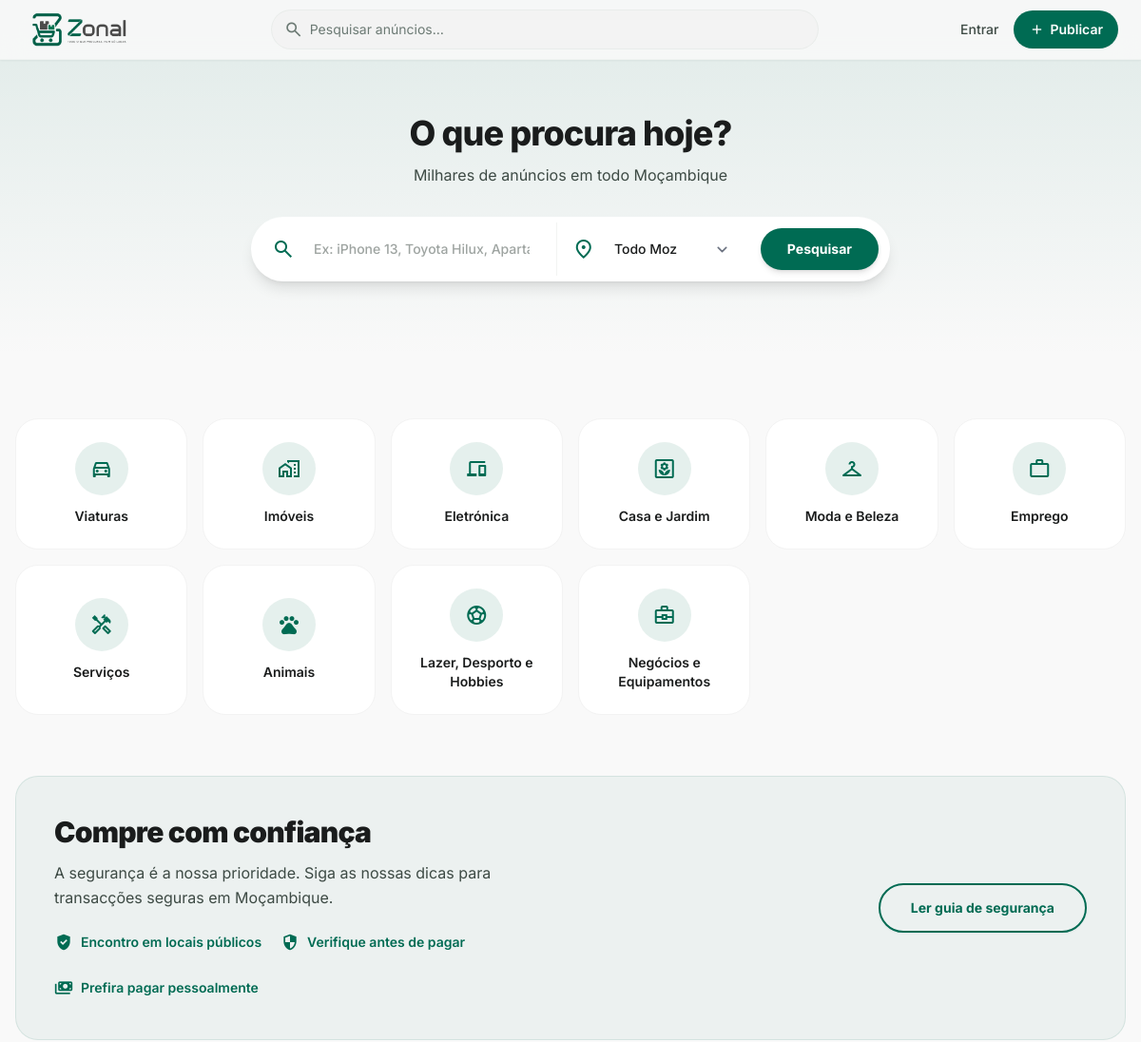
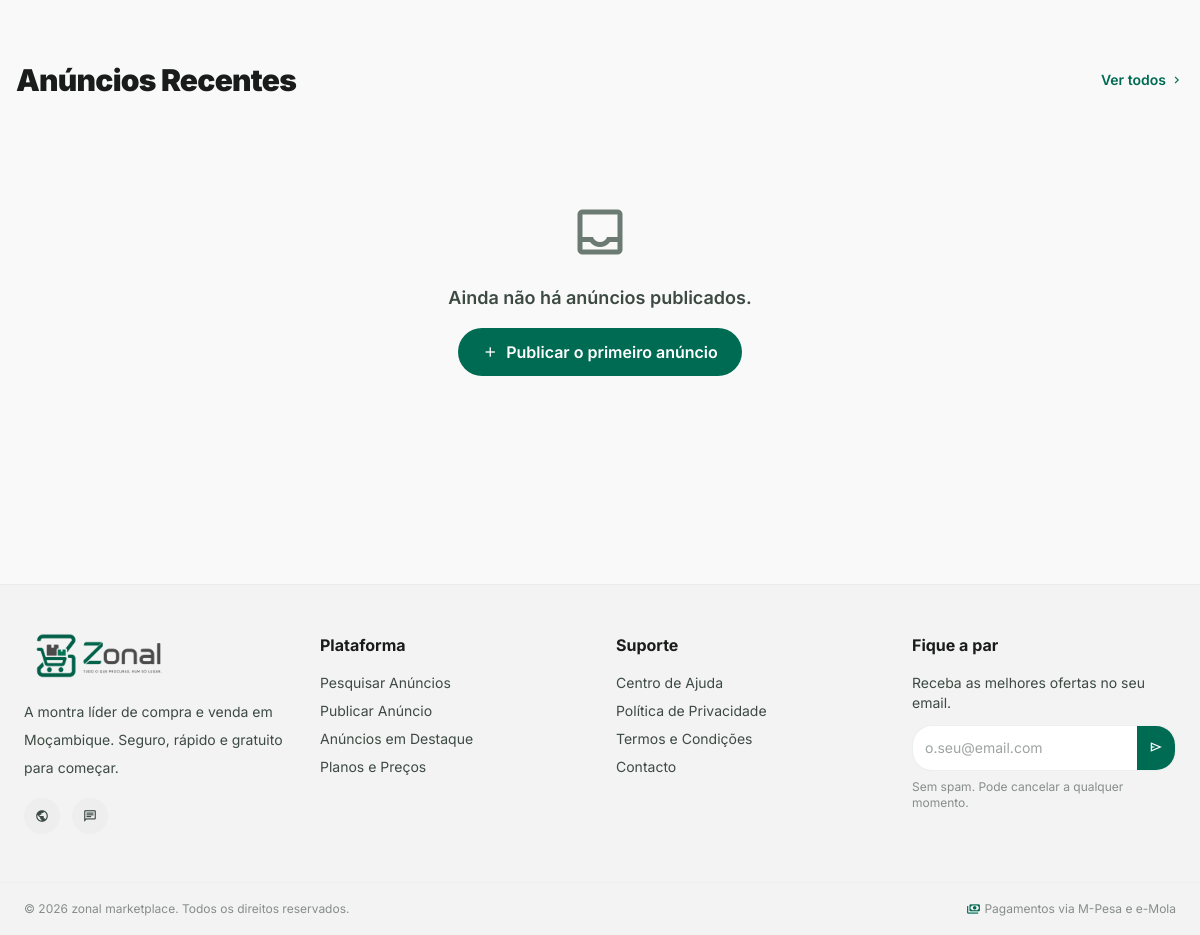
The page / on the database its author committed (2 pictures, top to bottom).
### apps/categorias/models.py (models this page shows, shortened)
class Categoria(models.Model):
    pai = models.ForeignKey(
        'self', on_delete=models.CASCADE,
        null=True, blank=True, related_name='subcategorias'
    )
    nome = models.CharField(max_length=100)
    slug = models.SlugField(max_length=100, unique=True)
    icone_url = models.CharField(max_length=255, blank=True)
    ordem = models.PositiveIntegerField(default=0)
    activa = models.BooleanField(default=True)
    nivel = models.PositiveIntegerField(default=0)
    class Meta:
        verbose_name = 'Categoria'
        verbose_name_plural = 'Categorias'
        ordering = ['ordem', 'nome']

### apps/anuncios/views.py (the view)
# urls.py: path('', views.home_view, name='home'),
def home_view(request):
    from apps.pagamentos.models import DestaqueAnuncio
    from apps.categorias.models import Categoria
    categorias = Categoria.objects.filter(activa=True, pai__isnull=True).order_by('ordem')
    destacados_ids = DestaqueAnuncio.objects.filter(
        activo=True
    ).values_list('anuncio_id', flat=True)[:8]
    anuncios_destacados = [
        _anuncio_para_dict(a, request)
        for a in Anuncio.objects.filter(
            id__in=destacados_ids, estado='activo'
        ).select_related('categoria').prefetch_related('imagens')
    ]
    anuncios_recentes = [
        _anuncio_para_dict(a, request)
        for a in Anuncio.objects.filter(
            estado='activo'
        ).select_related('categoria').prefetch_related('imagens').order_by('-publicado_em')[:8]
    ]
    return render(request, 'anuncios/index.html', {
        'categorias': categorias,
        'anuncios_destacados': anuncios_destacados,
        'anuncios_recentes': anuncios_recentes,
    })

### templates/anuncios/index.html (shortened to what this page needs)
{% extends "base.html" %}
{% load humanize static %}
{% block content %}
<main class="pt-19 pb-32">
    <section class="px-4 py-14 md:py-20 bg-gradient-to-b from-primary/10 to-transparent">
        <div class="max-w-2xl mx-auto text-center">
            <h1 class="font-headline text-3xl md:text-4xl font-extrabold tracking-tight mt-10 mb-3 text-on-surface">
                O que procura hoje?
            </h1>
            <p class="text-on-surface-variant mb-8 text-base">
                Milhares de anúncios em todo Moçambique
            </p>
            <form method="GET" action="{% url 'anuncio-pesquisa' %}"
                  class="bg-surface-container-lowest rounded-2xl md:rounded-full shadow-lg
                         flex flex-col md:flex-row items-stretch md:items-center gap-0 p-1.5
                         focus-within:ring-2 ring-primary/30 transition-all">
                <div class="flex items-center px-4 gap-2 flex-1
                            border-b md:border-b-0 md:border-r border-outline-variant/20 py-2.5">
                    <span class="material-symbols-outlined text-primary">search</span>
                    <input class="w-full bg-transparent border-none focus:ring-0 text-on-surface text-sm font-medium
                                  placeholder:text-on-surface-variant/50"
                           placeholder="Ex: iPhone 13, Toyota Hilux, Apartamento T3..."
                           type="text" name="search"/>
                </div>
                <div class="flex items-center px-4 gap-2 md:w-52 py-2.5">
                    <span class="material-symbols-outlined text-primary">location_on</span>
                    <select class="w-full bg-transparent border-none focus:ring-0 text-on-surface text-sm font-medium
                                   appearance-none cursor-pointer" name="provincia">
                        <option value="">Todo Moz</option>
                    </select>
                </div>
                <button class="mx-1.5 my-0.5 bg-primary text-on-primary px-7 py-3 rounded-full
                               font-bold text-sm hover:bg-primary/90 transition-all shadow-md
                               whitespace-nowrap">
                    Pesquisar
                </button>
            </form>
        </div>
    </section>
    <section class="px-4 my-16 max-w-7xl mx-auto">
        <div class="grid grid-cols-3 sm:grid-cols-4 md:grid-cols-6 gap-3 md:gap-4">
            {% for categoria in categorias %}
            <a href="{% url 'anuncio-pesquisa' %}?categoria={{ categoria.slug }}"
               class="group bg-surface-container-lowest p-4 md:p-6 rounded-2xl flex flex-col items-center
                      justify-center text-center gap-3 hover:bg-primary/5 hover:shadow-md transition-all
                      border border-surface-container-low">
                <div class="w-12 h-12 md:w-14 md:h-14 bg-primary/10 rounded-full flex items-center
                            justify-center group-hover:scale-110 group-hover:bg-primary/20 transition-all">
                    <span class="material-symbols-outlined text-2xl text-primary">{{ categoria.icone_url|default:"category" }}</span>
                </div>
                <span class="font-semibold text-xs md:text-sm text-on-surface leading-tight">{{ categoria.nome }}</span>
            </a>
            {% endfor %}
        </div>
    </section>
    <section class="px-4 mb-16 max-w-7xl mx-auto">
        <div class="bg-primary/5 rounded-2xl p-8 md:p-10 flex flex-col md:flex-row
                    items-center justify-between gap-8 border border-primary/10">
            <div class="max-w-lg">
                <h2 class="text-2xl md:text-3xl font-black tracking-tight mb-3">Compre com confiança</h2>
                <p class="text-on-surface-variant leading-relaxed mb-5">
                    A segurança é a nossa prioridade. Siga as nossas dicas para transacções seguras em Moçambique.
                </p>
                <div class="flex flex-wrap gap-5">
                    <div class="flex items-center gap-2 text-sm font-semibold text-primary">
                        <span class="material-symbols-outlined text-xl icon-filled">verified_user</span>
                        Encontro em locais públicos
                    </div>
                    <div class="flex items-center gap-2 text-sm font-semibold text-primary">
                        <span class="material-symbols-outlined text-xl icon-filled">security</span>
                        Verifique antes de pagar
                    </div>
                    <div class="flex items-center gap-2 text-sm font-semibold text-primary">
                        <span class="material-symbols-outlined text-xl icon-filled">payments</span>
                        Prefira pagar pessoalmente
                    </div>
                </div>
            </div>
            <a href="{% url 'instrucoes' %}"
               class="flex-shrink-0 border-2 border-primary text-primary px-8 py-3.5 rounded-full font-bold
                      hover:bg-primary hover:text-on-primary transition-all shadow-sm text-sm">
                Ler guia de segurança
            </a>
        </div>
    </section>
    <section class="px-4 max-w-7xl mx-auto">
        <div class="flex justify-between items-center mb-6">
            <h2 class="text-2xl md:text-3xl font-black tracking-tight">Anúncios Recentes</h2>
            <a href="{% url 'anuncio-pesquisa' %}" class="text-primary font-semibold text-sm hover:underline flex items-center gap-1">
                Ver todos <span class="material-symbols-outlined text-sm">chevron_right</span>
            </a>
        </div>
        <div class="grid grid-cols-2 sm:grid-cols-3 lg:grid-cols-4 gap-4 md:gap-5">
            {% for anuncio in anuncios_recentes %}
            <a href="{% url 'anuncio-detalhe-view' anuncio.id %}"
               class="bg-surface-container-lowest rounded-2xl overflow-hidden group
                      hover:shadow-md hover:-translate-y-0.5 transition-all duration-300">
                <div class="aspect-square bg-surface-container-low overflow-hidden">
                    {% if anuncio.imagem_principal %}
                    <img alt="{{ anuncio.titulo }}"
                         class="w-full h-full object-cover group-hover:scale-105 transition-transform duration-500"
                         src="{{ anuncio.imagem_principal }}"/>
                    {% else %}
                    <div class="w-full h-full flex items-center justify-center">
                        <span class="material-symbols-outlined text-4xl text-outline">image</span>
                    </div>
                    {% endif %}
                </div>
                <div class="p-3 md:p-4">
                    <span class="text-[10px] font-bold text-primary/60 uppercase tracking-widest mb-1 block">{{ anuncio.categoria_nome }}</span>
                    <h4 class="font-bold text-sm mb-1 line-clamp-1 text-on-surface group-hover:text-primary transition-colors">{{ anuncio.titulo }}</h4>
                    <p class="text-primary font-black text-sm">{{ anuncio.preco|floatformat:0 }} MT</p>
                    <p class="text-[11px] text-on-surface-variant mt-1 flex items-center gap-0.5">
                        <span class="material-symbols-outlined text-[12px]">location_on</span>
                        {{ anuncio.cidade }}
                    </p>
                </div>
            </a>
            {% empty %}
            <div class="col-span-4 text-center py-20 text-on-surface-variant">
                <span class="material-symbols-outlined text-6xl text-outline">inbox</span>
                <p class="mt-4 font-semibold text-lg">Ainda não há anúncios publicados.</p>
                <a href="{% url 'anuncio-publicar' %}"
                   class="mt-4 inline-flex items-center gap-2 bg-primary text-on-primary px-6 py-3 rounded-full font-semibold hover:bg-primary/90 transition-all">
                    <span class="material-symbols-outlined text-base">add</span>
                    Publicar o primeiro anúncio
                </a>
            </div>
            {% endfor %}
        </div>
    </section>
</main>
{% endblock %}

### templates/base.html (style rules this page uses)
.material-symbols-outlined { font-variation-settings: 'FILL' 0, 'wght' 400, 'GRAD' 0, 'opsz' 24; }
.icon-filled { font-variation-settings: 'FILL' 1, 'wght' 400, 'GRAD' 0, 'opsz' 24; }

### rows shown on the page
Categoria: nome "Viaturas"
Categoria: nome "Imóveis"
Categoria: nome "Eletrónica"
Categoria: nome "Casa e Jardim"
Categoria: nome "Moda e Beleza"
Categoria: nome "Emprego"
Categoria: nome "Serviços"
Categoria: nome "Animais"
Categoria: nome "Lazer, Desporto e Hobbies"
Categoria: nome "Negócios e Equipamentos"

### other values the page prints
{{ current_year }} "2026"
